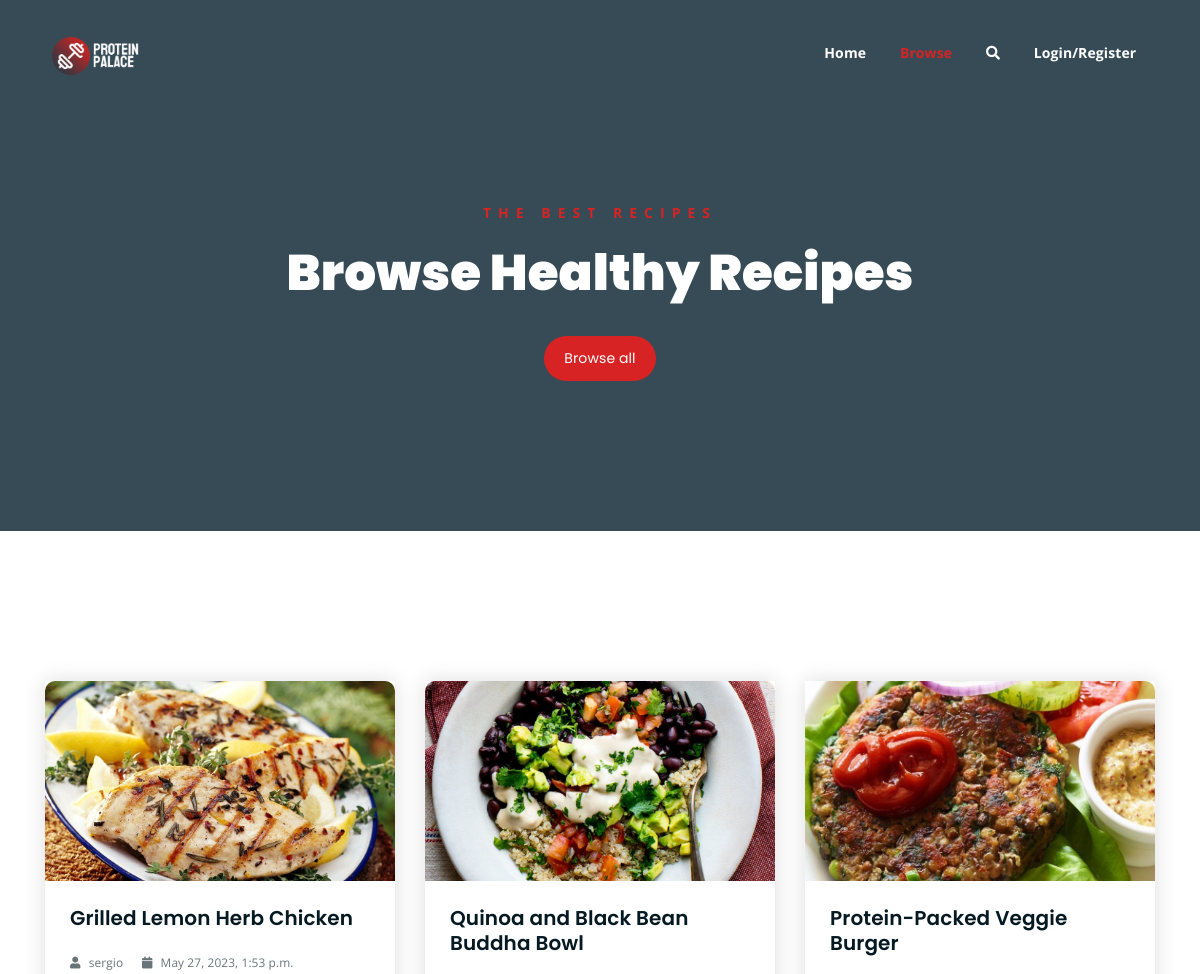
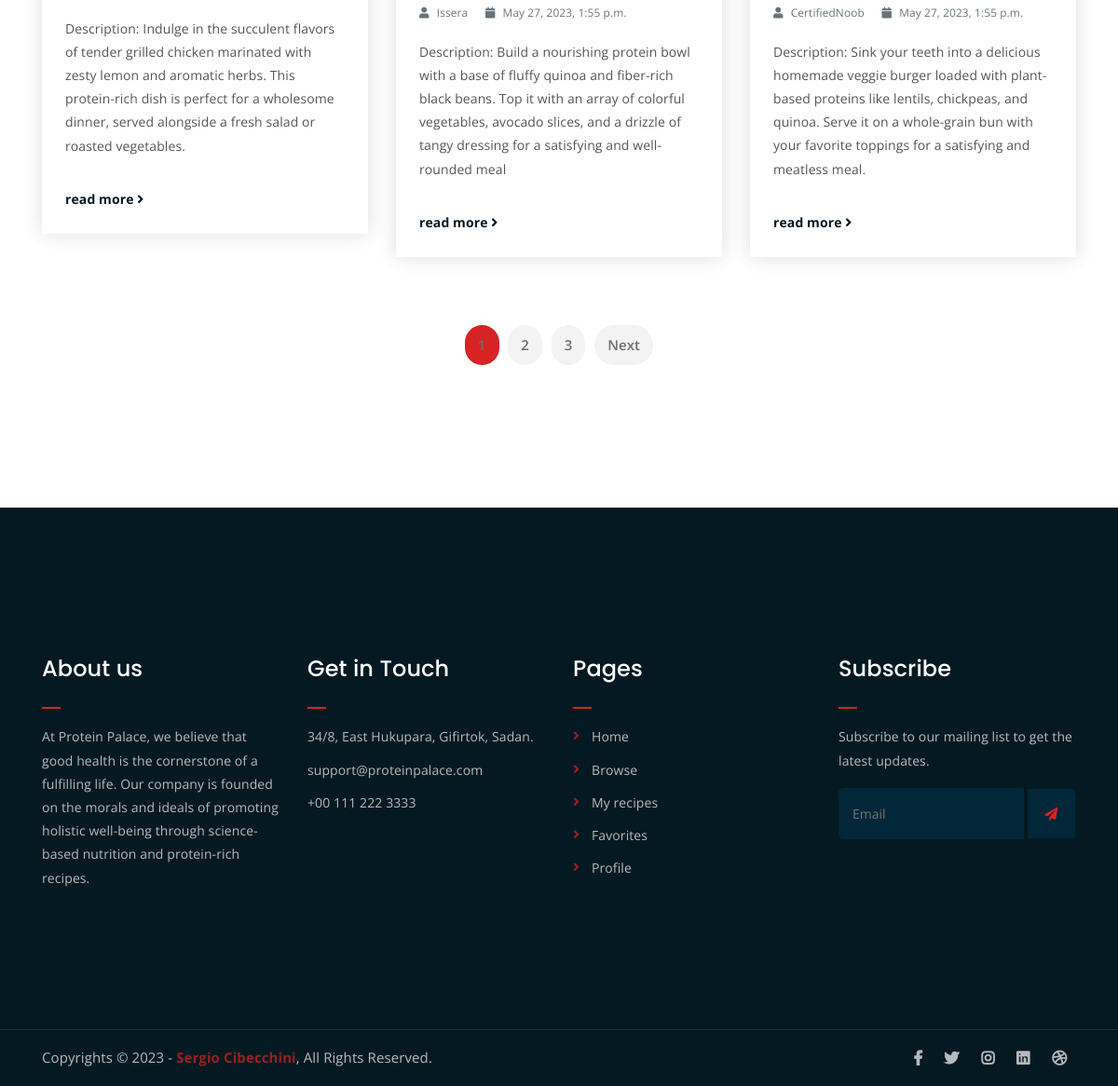
The page /browse/ on the database its author committed (2 pictures, top to bottom).
### ProteinPalaceApp/models.py (models this page shows, shortened)
class Recipe(models.Model):
    user = models.ForeignKey(User, on_delete=models.SET_NULL, null=True)
    name = models.CharField(max_length=255)
    image = models.ImageField(upload_to=recipe_image_filename)
    description = models.TextField()
    category = models.ForeignKey('Category', on_delete=models.CASCADE)
    comments = models.ManyToManyField('Comment', blank=True)
    createdAt = models.DateTimeField(auto_now_add=True)
    updatedAt = models.DateTimeField(auto_now=True)

### ProteinPalaceApp/views.py (the view)
# urls.py: path('browse/', views.browse, name = 'browse'),
def browse(request):
    num = int(request.GET.get('num', 1))  # 1 is the default value
    max_recipes_per_page = 3  # Set the maximum number of recipes to display per page
    recipes = Recipe.objects.all()
    paginator = Paginator(recipes, max_recipes_per_page)
    page = paginator.get_page(num)
    page_range = paginator.page_range
    max_pages = paginator.num_pages
    myDict = {
        "title": "Browse",
        "current_page": "browse",  # Set current_page to 'browse'
        "num": num,
        "recipes": page,
        "max_recipes_per_page": max_recipes_per_page,
        "page_range": page_range,
        "max_pages": max_pages,
    }
    return render(request, 'browse.html', context=myDict)

### templates/browse.html (shortened to what this page needs)
{% extends "index.html" %}
{% block content %}
<div class="breadcrumb-section breadcrumb-bg">
    <div class="container">
        <div class="row">
            <div class="col-lg-8 offset-lg-2 text-center">
                <div class="breadcrumb-text">
                    {% block breadcrumb-text %}
                    <p>The best recipes</p>
                    <h1>Browse Healthy Recipes</h1>
                    {% endblock %}
                </div>
                <div class="hero-btns">
                    {% block hero-btns %}
                    <a href="{% url 'browse' %}" class="boxed-btn">Browse all</a>
                    {% endblock %}
                </div>
            </div>
        </div>
    </div>
</div>
{% block data %}
<div class="latest-news mt-150 mb-150">
    <div class="container">
        {% block recipes %}
        <div class="row">
            {% for recipe in recipes %}
            <div class="col-lg-4 col-md-6">
                <div class="single-latest-news">
                    <a href="{% if recipe.pk %} {% url 'recipe-detail' recipe.pk %}{% endif %}">
                        <div class="latest-news-bg" style="background-image: url('{{ recipe.image.url }}');"></div>
                    </a>
                    <div class="news-text-box">
                        <h3><a href="{% if recipe.pk %} {% url 'recipe-detail' recipe.pk %}{% endif %}" >{{ recipe.name }}</a></h3>
                        <p class="blog-meta">
                            <span class="author"><i class="fas fa-user"></i> {{ recipe.user.username }}</span>
                            <span class="date"><i class="fas fa-calendar"></i> {{ recipe.createdAt }}</span>
                        </p>
                        <p class="excerpt">{{ recipe.description }}</p>
                        <a href="{% if recipe.pk %} {% url 'recipe-detail' recipe.pk %}{% endif %}"  class="read-more-btn">read more <i class="fas fa-angle-right"></i></a>
                    </div>
                </div>
            </div>
            {% endfor %}
        </div>
        {% endblock %}
        <div class="row">
            <div class="container">
                <div class="row">
                    <div class="col-lg-12 text-center">
                        <div class="pagination-wrap">
                            <ul>
                                {% for page_num in page_range %}
                                    {% if page_num == num %}
                                        <li><a class="active" href="?num={{ page_num }}">{{ page_num }}</a></li>
                                    {% else %}
                                        <li><a href="?num={{ page_num }}">{{ page_num }}</a></li>
                                    {% endif %}
                                {% endfor %}
                                {% if num < max_pages %}
                                    <li><a href="?num={{ num|add:'1' }}">Next</a></li>
                                {% endif %}
                            </ul>
                        </div>
                    </div>
                </div>
            </div>
        </div>
    </div>
</div>
{% endblock %}
{% endblock %}

### static/styles/main.css (style rules this page uses)
:root { --website-accents: #D72323; --website-hover: #F2F2F2; --website-background: #303841; --website-text: #EEEEEE; --website-touches: #3A4750; }
html { font-size: 14px; font-weight: 400; line-height: 28px; height: 100%; }
body { font-family: "Open Sans", sans-serif; font-weight: 400; font-size: 1rem; letter-spacing: 0.1px; line-height: 1.8; color: var(--website-background); overflow-x: hidden; }
a { cursor: pointer; text-decoration: none; -webkit-transition: all 0.2s ease-in-out; -o-transition: all 0.2s ease-in-out; transition: all 0.2s ease-in-out; }
h1, .h1, h2, .h2, h3, .h3, h4, .h4, h5, .h5, h6, .h6 { font-family: "Poppins", sans-serif; font-weight: 700; margin: 0 0 1.25rem 0; color: #051922; }
h1:last-child, .h1:last-child, h2:last-child, .h2:last-child, h3:last-child, .h3:last-child, h4:last-child, .h4:last-child, h5:last-child, .h5:last-child, h6:last-child, .h6:last-child { margin: 0; }
h1, .h1 { font-size: 4rem; font-weight: 700; line-height: 4rem; }
h3, .h3 { font-size: 2rem; font-weight: 700; line-height: 2.25rem; }
p { font-family: "Open Sans", sans-serif; font-weight: 400; font-size: 1rem; letter-spacing: 0.1px; line-height: 1.8; color: #051922; margin: 0 0 1.25rem 0; }
.mt-150 { margin-top: 150px; }
.mb-150 { margin-bottom: 150px; }
a.boxed-btn { font-family: 'Poppins', sans-serif; display: inline-block; background-color: var(--website-accents); color: #fff; padding: 10px 20px; }
a.read-more-btn { display: inline-block; margin-top: 15px; color: #051922; -webkit-transition: 0.3s; -o-transition: 0.3s; transition: 0.3s; font-weight: 700; }
a.boxed-btn, a.bordered-btn, a.cart-btn { border-radius: 50px; }
.breadcrumb-bg { background-image: url(../img/breadcrumb-bg.jpg); }
.breadcrumb-text p { color: var(--website-accents); font-weight: 700; text-transform: uppercase; letter-spacing: 7px; }
.breadcrumb-text h1 { font-size: 50px; font-weight: 900; color: #fff; margin: 0; margin-top: 20px; }
.breadcrumb-section { padding: 150px 0; background-size: cover; background-position: center center; position: relative; z-index: 1; background-attachment: fixed; padding-top: 200px; }
.breadcrumb-section:after { position: absolute; left: 0; top: 0; width: 100%; height: 100%; content: ""; background-color: #07212e; z-index: -1; opacity: 0.8; }
a.boxed-btn { -webkit-transition: 0.3s; -o-transition: 0.3s; transition: 0.3s; }
.latest-news-bg { -webkit-transition: 0.3s; -o-transition: 0.3s; transition: 0.3s; }
.single-latest-news { -webkit-box-shadow: 0 0 20px #dddddd; box-shadow: 0 0 20px #dddddd; -webkit-transition: 0.3s; -o-transition: 0.3s; transition: 0.3s; }
.pagination-wrap ul li a { -webkit-transition: 0.3s; -o-transition: 0.3s; transition: 0.3s; }
html, body { height: 100%; }
.hero-btns { margin-top: 35px; }
.latest-news-bg { height: 200px; background-size: cover; background-position: center; border-radius: 10px; background-color: #ddd; border-bottom-right-radius: 0; border-bottom-left-radius: 0; }
.single-latest-news h3 { font-size: 20px; line-height: 1.25em; font-weight: 600; }
.single-latest-news h3 a { color: #051922; }
p.blog-meta span { margin-right: 15px; opacity: 0.6; color: #051922; font-size: 0.85em; }
p.blog-meta span:last-child { margin-right: 0; }
p.blog-meta span i { margin-right: 5px; }
p.excerpt { line-height: 1.8; color: #555; }
.news-text-box { padding: 25px; border-bottom-left-radius: 5px; border-bottom-right-radius: 5px; }
.single-latest-news { margin-bottom: 30px; }
.pagination-wrap { margin-top: 40px; }
.pagination-wrap ul { margin: 0; padding: 0; list-style: none; }
.pagination-wrap ul li { display: inline-block; }
.pagination-wrap ul li a { color: #6f6f6f; font-size: 15px; background-color: #f3f3f3; display: inline-block; padding: 8px 14px; border-radius: 5px; margin: 3px; font-weight: 600; border-radius: 50px; }
.pagination-wrap ul li a.active { background-color: var(--website-accents); }

### rows shown on the page
Recipe: image (picture), name "Grilled Lemon Herb Chicken", user.username "sergio", createdAt "May 27, 2023, 1:53 p.m.", description "Description: Indulge in the succulent flavors of tender grilled chicken marinated with zesty lemon and aromatic herbs. This protein-rich dish is perfect for a wholesome dinner, served alongside a fresh salad or roasted vegetables."
Recipe: image (picture), name "Quinoa and Black Bean Buddha Bowl", user.username "Issera", createdAt "May 27, 2023, 1:55 p.m.", description "Description: Build a nourishing protein bowl with a base of fluffy quinoa and fiber-rich black beans. Top it with an array of colorful vegetables, avocado slices, and a drizzle of tangy dressing for a satisfying and well-rounded meal"
Recipe: image (picture), name "Protein-Packed Veggie Burger", user.username "CertifiedNoob", createdAt "May 27, 2023, 1:55 p.m.", description "Description: Sink your teeth into a delicious homemade veggie burger loaded with plant-based proteins like lentils, chickpeas, and quinoa. Serve it on a whole-grain bun with your favorite toppings for a satisfying and meatless meal."

### other values the page prints
{{ page_num }} "1"
{{ page_num }} "2" "3"
